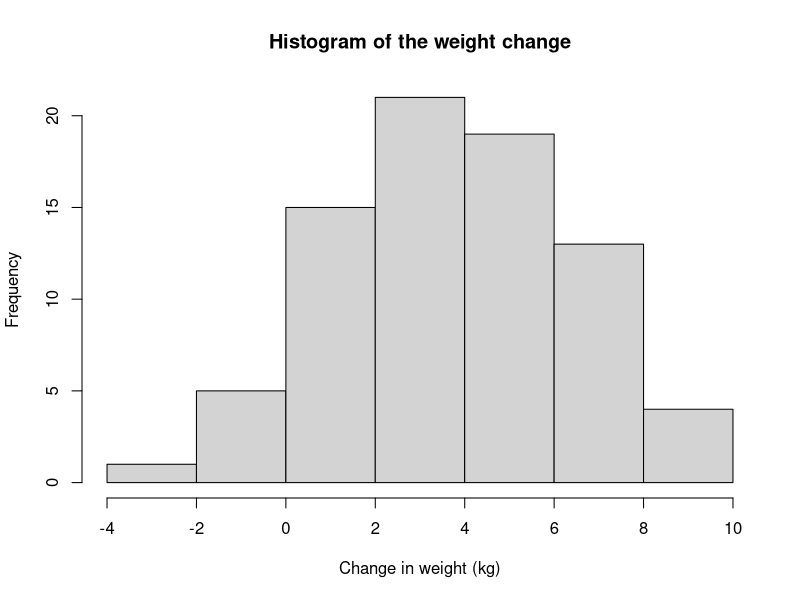
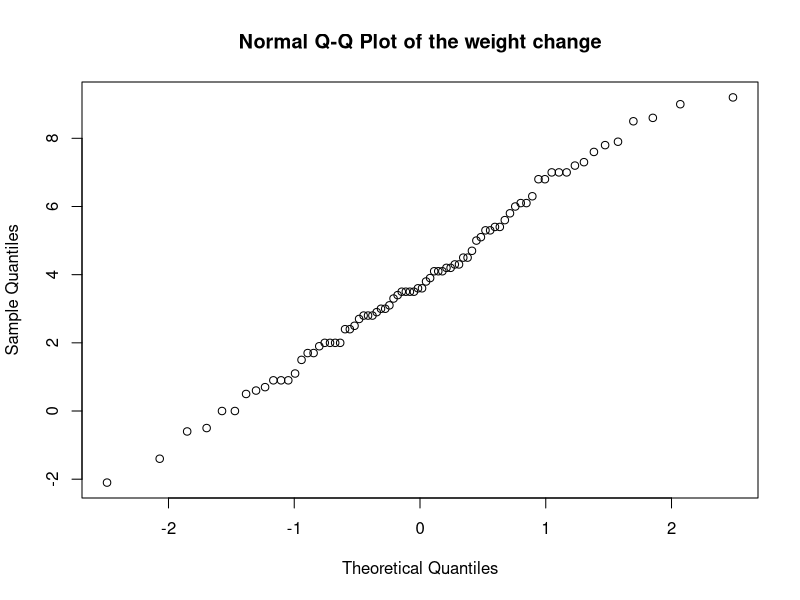
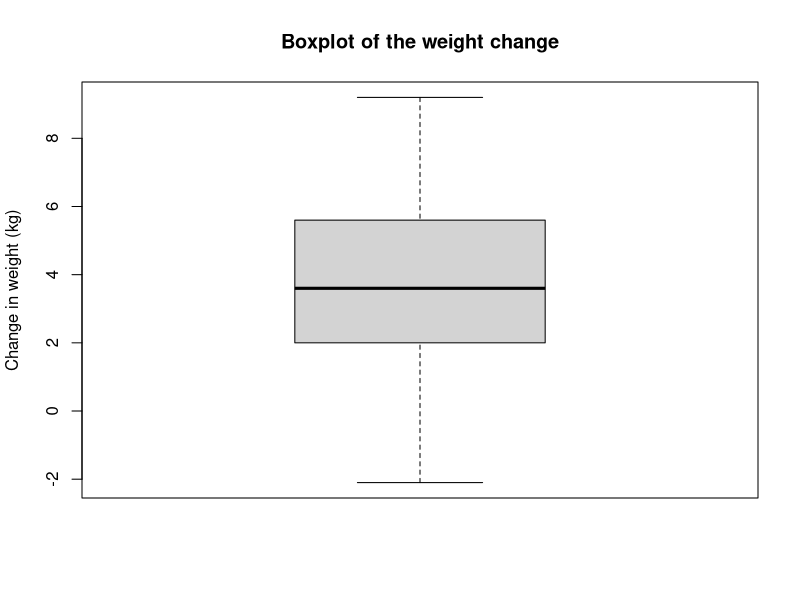
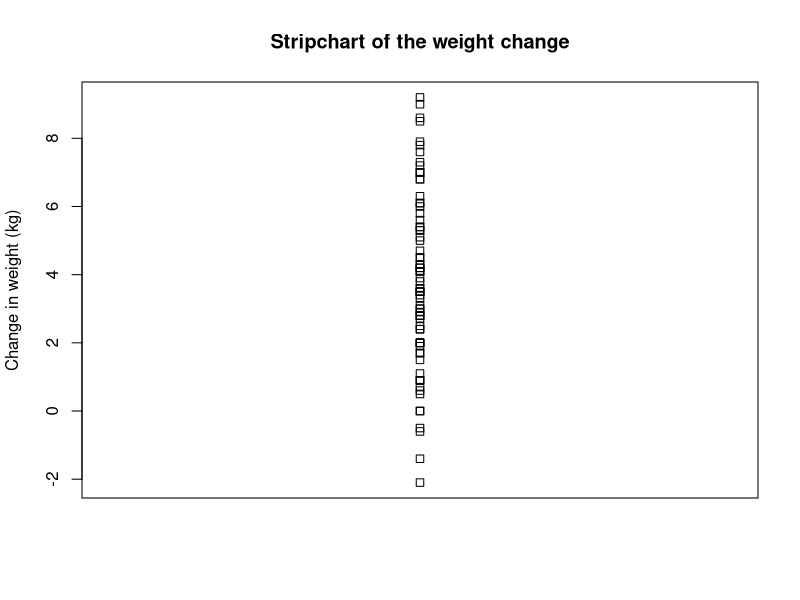
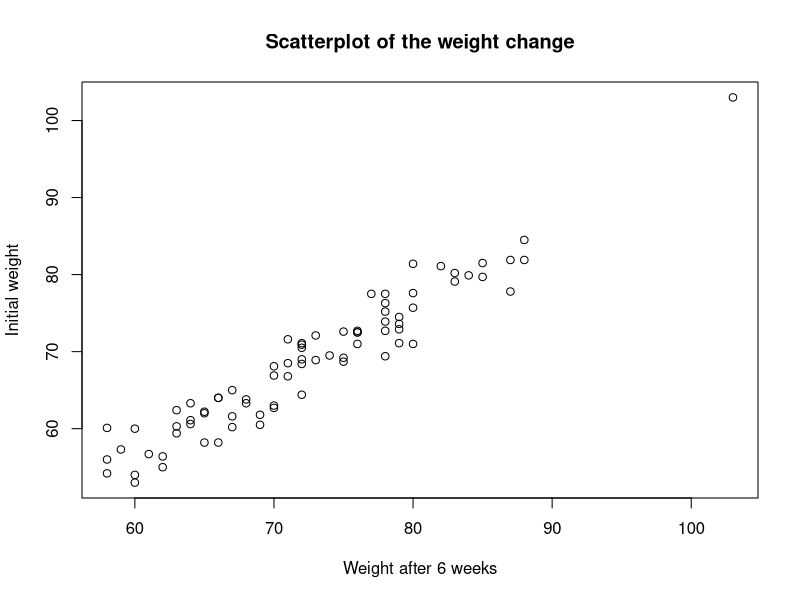
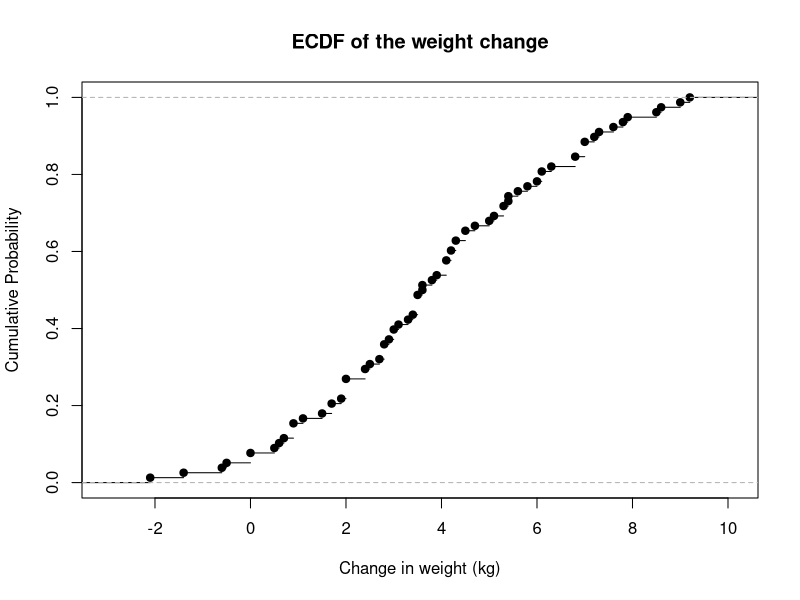

Generate these figures, in order, with R:
diet <- read.table("exercise-3/diet.txt", header = TRUE)
diet$weight.lost <- diet$preweight - diet$weight6weeks
weight_lost = diet$weight.lost

main_title="weight change"
size=c(300, 300)

png(file="exercise-3/graphs/exercise-3-a-hist.png", width=size[1], height=size[2])
hist(weight_lost, 
     main=paste("Histogram of the", main_title),
     xlab="Change in weight (kg)")
dev.off()

png(file="exercise-3/graphs/exercise-3-a-qqnorm.png", width=size[1], height=size[2])
qqnorm(weight_lost, 
       main=paste("Normal Q-Q Plot of the", main_title))
dev.off()

png(file="exercise-3/graphs/exercise-3-a-boxplot.png", width=size[1], height=size[2])
boxplot(weight_lost, 
        main=paste("Boxplot of the", main_title),
        ylab="Change in weight (kg)")
dev.off()

png(file="exercise-3/graphs/exercise-3-a-stripchart.png", width=size[1], height=size[2])
stripchart(weight_lost, 
           vertical=TRUE, 
           main=paste("Stripchart of the", main_title),
           ylab="Change in weight (kg)")
dev.off()

png(file="exercise-3/graphs/exercise-3-a-scatterplot.png", width=size[1], height=size[2])
plot(diet$preweight,
     diet$weight6weeks,
     main=paste("Scatterplot of the", main_title),
     xlab="Weight after 6 weeks",
     ylab="Initial weight")
dev.off()

png(file="exercise-3/graphs/exercise-3-a-ecdf.png", width=size[1], height=size[2])
plot(ecdf(weight_lost),
     main=paste("ECDF of the", main_title),
     xlab="Change in weight (kg)",
     ylab="Cumulative Probability")
dev.off()

print(t.test(diet$preweight, diet$weight6weeks, paired=TRUE, alternative="g"))
print(cor.test(diet$preweight, diet$weight6weeks))



